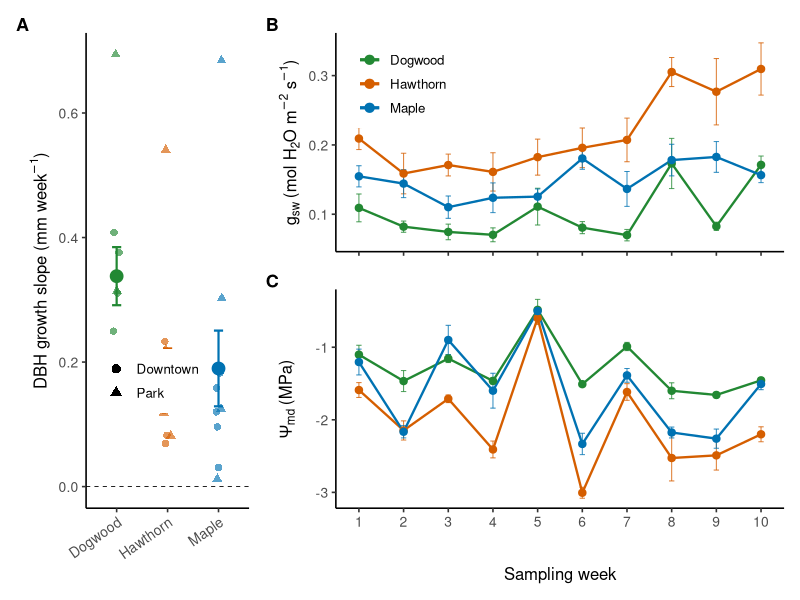

Write R code to recreate this figure.
library(tidyverse)
library(patchwork)

##Step: Read and wrangle the 3 datasets for Figure 2------

dbh_raw <- read.csv("raw_data/dbh_clean.csv")

gas_raw <- read.csv("raw_data/gasexchange_master_clean.csv")

wp_raw <- read.csv("raw_data/water_potentials.csv")
  
# ---- Standardize DBH data
  dbh_dat <- dbh_raw %>%
    mutate(
      date = as.Date(date, format = "%m/%d/%Y"),
      site = recode(site,
                    "c" = "Downtown",
                    "p" = "Park"),
      species = recode(species,
                       "d" = "Dogwood",
                       "h" = "Hawthorn",
                       "m" = "Maple"),
      tree_id = paste(site, species, replicate, sep = "_")
    ) %>%
    group_by(date) %>%
    mutate(week = dense_rank(date)) %>%
    ungroup() %>%
    mutate(
      week_f = factor(week),
      species = factor(species, levels = c("Dogwood", "Hawthorn", "Maple")),
      site = factor(site, levels = c("Downtown", "Park"))
    )
  
  
# ---- Standardize gas-exchange data

gas_dat <- gas_raw %>%
    mutate(
      site = recode(site,
                    "c" = "Downtown",
                    "p" = "Park"),
      species = recode(species,
                       "d" = "Dogwood",
                       "h" = "Hawthorn",
                       "m" = "Maple"),
      tree_id = paste(site, species, replicate, sep = "_"),
      week_f = factor(week),
      species = factor(species, levels = c("Dogwood", "Hawthorn", "Maple")),
      site = factor(site, levels = c("Downtown", "Park"))
    )
  
# ---- Standardize water-potential data
# wp_bar is treated as pressure-bomb balance pressure in bar.
# Convert to water potential in MPa as negative values:
# 1 bar = 0.1 MPa
  
wp_dat <- wp_raw %>%
    mutate(
      date = as.Date(date, format = "%m/%d/%Y"),
      site = recode(site,
                    "c" = "Downtown",
                    "p" = "Park"),
      species = recode(species,
                       "d" = "Dogwood",
                       "h" = "Hawthorn",
                       "m" = "Maple"),
      tree_id = paste(site, species, replicate, sep = "_"),
      psi_mpa = -wp_bar * 0.1,
      week_f = factor(week),
      species = factor(species, levels = c("Dogwood", "Hawthorn", "Maple")),
      site = factor(site, levels = c("Downtown", "Park"))
    )
  
##Step: Create plotting summaries-----

  #Helper function for means and SE
  
  mean_se <- function(x) {
    tibble(
      n = sum(!is.na(x)),
      mean = mean(x, na.rm = TRUE),
      se = sd(x, na.rm = TRUE) / sqrt(n)
    )
  }  
  
#DBH growth slope per tree
# Slope is calculated as mm per day, then converted to mm per week
# for easier interpretation.

dbh_slopes_tree <- dbh_dat %>%
  group_by(tree_id, site, species) %>%
  mutate(
    day = as.numeric(date - min(date))
  ) %>%
  summarise(
    dbh_slope_mm_day = coef(lm(dbh_mm ~ day))[2],
    dbh_slope_mm_week = dbh_slope_mm_day * 7,
    dbh_start_mm = first(dbh_mm[order(date)]),
    dbh_end_mm = last(dbh_mm[order(date)]),
    dbh_total_growth_mm = dbh_end_mm - dbh_start_mm,
    .groups = "drop"
  )

dbh_slope_summary <- dbh_slopes_tree %>%
  group_by(site, species) %>%
  summarise(
    n = n(),
    mean = mean(dbh_slope_mm_week, na.rm = TRUE),
    se = sd(dbh_slope_mm_week, na.rm = TRUE) / sqrt(n),
    .groups = "drop"
  )

#Weekly stomatal conductance summary

gsw_summary <- gas_dat %>%
  group_by(site, species, week) %>%
  summarise(
    n = sum(!is.na(gsw)),
    mean = mean(gsw, na.rm = TRUE),
    se = sd(gsw, na.rm = TRUE) / sqrt(n),
    .groups = "drop"
  ) %>%
  mutate(
    week = as.numeric(week)
  )

#Weekly midday leaf water potential summary

psi_summary <- wp_dat %>%
  group_by(site, species, week) %>%
  summarise(
    n = sum(!is.na(psi_mpa)),
    mean = mean(psi_mpa, na.rm = TRUE),
    se = sd(psi_mpa, na.rm = TRUE) / sqrt(n),
    .groups = "drop"
  ) %>%
  mutate(
    week = as.numeric(week)
  )

##Step: Draft 3-panel figure------

# ---- Species colors used throughout manuscript

species_cols <- c(
  "Dogwood"  = "#228833",
  "Hawthorn" = "#D55E00",
  "Maple"    = "#0072B2"
)

# ---- Species-pooled weekly summaries

gsw_species_summary <- gas_dat %>%
  group_by(species, week) %>%
  summarise(
    n = sum(!is.na(gsw)),
    mean = mean(gsw, na.rm = TRUE),
    se = sd(gsw, na.rm = TRUE) / sqrt(n),
    .groups = "drop"
  ) %>%
  mutate(week = as.numeric(week))

psi_species_summary <- wp_dat %>%
  group_by(species, week) %>%
  summarise(
    n = sum(!is.na(psi_mpa)),
    mean = mean(psi_mpa, na.rm = TRUE),
    se = sd(psi_mpa, na.rm = TRUE) / sqrt(n),
    .groups = "drop"
  ) %>%
  mutate(week = as.numeric(week))

# ---- Helper for mean ± SE in raw-tree DBH panel

mean_se_gg <- function(x) {
  n <- sum(!is.na(x))
  m <- mean(x, na.rm = TRUE)
  se <- sd(x, na.rm = TRUE) / sqrt(n)
  data.frame(y = m, ymin = m - se, ymax = m + se)
}

# ---- Shared theme

fig_theme2 <- theme_classic(base_size = 12) +
  theme(
    legend.position = "bottom",
    legend.title = element_blank(),
    axis.title = element_text(size = 12),
    axis.text = element_text(size = 10),
    plot.tag = element_text(face = "bold", size = 13)
  )

#Panel A: DBH growth slope, species emphasized

p_growth2 <- ggplot(
  dbh_slopes_tree,
  aes(x = species, y = dbh_slope_mm_week, color = species)
) +
  geom_hline(yintercept = 0, linewidth = 0.3, linetype = "dashed") +
  geom_jitter(
    aes(shape = site),
    width = 0.08,
    height = 0,
    size = 2.2,
    alpha = 0.65
  ) +
  stat_summary(
    fun.data = mean_se_gg,
    geom = "errorbar",
    width = 0.18,
    linewidth = 0.75
  ) +
  stat_summary(
    fun = mean,
    geom = "point",
    size = 4
  ) +
  scale_color_manual(values = species_cols) +
  labs(
    x = NULL,
    y = expression("DBH growth slope (mm week"^-1*")"),
    shape = NULL
  ) +
  guides(
    color = "none",
    shape = guide_legend(
      direction = "vertical",
      override.aes = list(color = "black", size = 2.8, alpha = 1)
    )
  ) +
  fig_theme2 +
  theme(
    axis.text.x = element_text(angle = 35, hjust = 1),
    legend.position = c(0.06, 0.20),
    legend.justification = c(0, 0),
    legend.background = element_rect(fill = "white", color = NA),
    legend.key = element_blank()
  )

#Panel B: gsw, species-pooled time series

p_gsw2 <- ggplot(
  gsw_species_summary,
  aes(x = week, y = mean, color = species, group = species)
) +
  geom_errorbar(
    aes(ymin = mean - se, ymax = mean + se),
    width = 0.12,
    linewidth = 0.35,
    alpha = 0.8
  ) +
  geom_line(linewidth = 0.8) +
  geom_point(size = 2.2) +
  scale_color_manual(values = species_cols) +
  scale_x_continuous(breaks = 1:10) +
  labs(
    x = NULL,
    y = expression(g[sw]~"(mol H"[2]*"O m"^-2*" s"^-1*")"),
    color = NULL
  ) +
  guides(
    color = guide_legend(
      direction = "vertical",
      override.aes = list(linewidth = 1, size = 2.8)
    )
  ) +
  fig_theme2 +
  theme(
    axis.text.x = element_blank(),
    legend.position = c(0.03, 0.97),
    legend.justification = c(0, 1),
    legend.background = element_rect(fill = "white", color = NA),
    legend.key = element_blank()
  )


#Panel C: Psi_md, species-pooled time series

p_psi2 <- ggplot(
  psi_species_summary,
  aes(x = week, y = mean, color = species, group = species)
) +
  geom_errorbar(
    aes(ymin = mean - se, ymax = mean + se),
    width = 0.12,
    linewidth = 0.35,
    alpha = 0.8
  ) +
  geom_line(linewidth = 0.8) +
  geom_point(size = 2.2) +
  scale_color_manual(values = species_cols) +
  scale_x_continuous(breaks = 1:10) +
  labs(
    x = "Sampling week",
    y = expression(Psi[md]~"(MPa)")
  ) +
  guides(color = "none") +
  fig_theme2

# Combine: compact growth panel + wide stacked physiology panels

fig2_draft3 <- p_growth2 + (p_gsw2 / p_psi2) +
  plot_layout(widths = c(0.8, 2.2)) +
  plot_annotation(tag_levels = "A")

windows()
fig2_draft3
